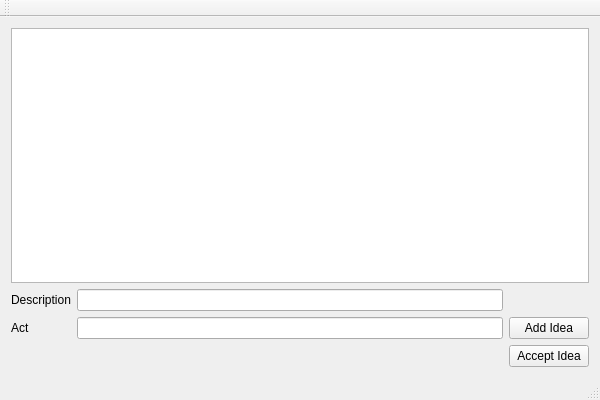
<?xml version="1.0" encoding="UTF-8"?>
<ui version="4.0">
 <class>screenClass</class>
 <widget class="QMainWindow" name="screenClass">
  <property name="geometry">
   <rect>
    <x>0</x>
    <y>0</y>
    <width>600</width>
    <height>400</height>
   </rect>
  </property>
  <property name="windowTitle">
   <string>screen</string>
  </property>
  <widget class="QWidget" name="centralWidget">
   <layout class="QGridLayout" name="gridLayout">
    <item row="0" column="0" colspan="3">
     <widget class="QTableView" name="ideaView"/>
    </item>
    <item row="1" column="0">
     <widget class="QLabel" name="label">
      <property name="text">
       <string>Description</string>
      </property>
     </widget>
    </item>
    <item row="1" column="1">
     <widget class="QLineEdit" name="descriptionEdit"/>
    </item>
    <item row="2" column="0">
     <widget class="QLabel" name="label_2">
      <property name="text">
       <string>Act</string>
      </property>
     </widget>
    </item>
    <item row="2" column="1">
     <widget class="QLineEdit" name="actEdit"/>
    </item>
    <item row="2" column="2">
     <widget class="QPushButton" name="addButton">
      <property name="text">
       <string>Add Idea</string>
      </property>
     </widget>
    </item>
    <item row="3" column="2">
     <widget class="QPushButton" name="acceptButton">
      <property name="text">
       <string>Accept Idea</string>
      </property>
     </widget>
    </item>
   </layout>
  </widget>
  <widget class="QMenuBar" name="menuBar">
   <property name="geometry">
    <rect>
     <x>0</x>
     <y>0</y>
     <width>600</width>
     <height>18</height>
    </rect>
   </property>
  </widget>
  <widget class="QToolBar" name="mainToolBar">
   <attribute name="toolBarArea">
    <enum>TopToolBarArea</enum>
   </attribute>
   <attribute name="toolBarBreak">
    <bool>false</bool>
   </attribute>
  </widget>
  <widget class="QStatusBar" name="statusBar"/>
 </widget>
 <layoutdefault spacing="6" margin="11"/>
 <resources>
  <include location="screen.qrc"/>
 </resources>
 <connections/>
</ui>
